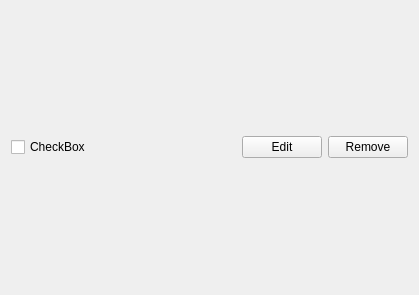
<?xml version="1.0" encoding="UTF-8"?>
<ui version="4.0">
 <class>Task</class>
 <widget class="QWidget" name="Task">
  <property name="geometry">
   <rect>
    <x>0</x>
    <y>0</y>
    <width>419</width>
    <height>295</height>
   </rect>
  </property>
  <property name="windowTitle">
   <string>Form</string>
  </property>
  <layout class="QHBoxLayout" name="horizontalLayout">
   <item>
    <widget class="QCheckBox" name="checkbox">
     <property name="text">
      <string>CheckBox</string>
     </property>
    </widget>
   </item>
   <item>
    <spacer name="horizontalSpacer">
     <property name="orientation">
      <enum>Qt::Horizontal</enum>
     </property>
     <property name="sizeHint" stdset="0">
      <size>
       <width>40</width>
       <height>20</height>
      </size>
     </property>
    </spacer>
   </item>
   <item>
    <widget class="QPushButton" name="editButton">
     <property name="text">
      <string>Edit</string>
     </property>
    </widget>
   </item>
   <item>
    <widget class="QPushButton" name="removeButton">
     <property name="text">
      <string>Remove</string>
     </property>
    </widget>
   </item>
  </layout>
 </widget>
 <resources/>
 <connections/>
</ui>
